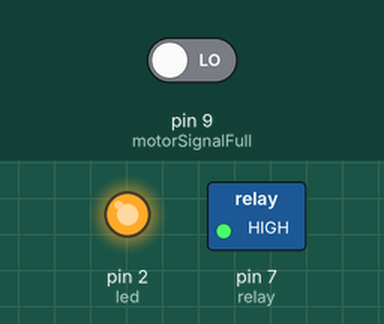
A sketch run on a simulated Arduino Uno, built with avr-gcc and run on an emulated ATmega328P. Parts: switched loads named in the sketch (green lamp = pin HIGH), output pins drawn as LEDs (lit = HIGH). Dashed ring = blinking. Inputs (shaded band) come from the test bench; at power-on: pin 9 (motorSignalFull) LOW.

Above: at 1.4 s.
1.5 s: pin 9 (motorSignalFull) driven HIGH
At 4.4 s:
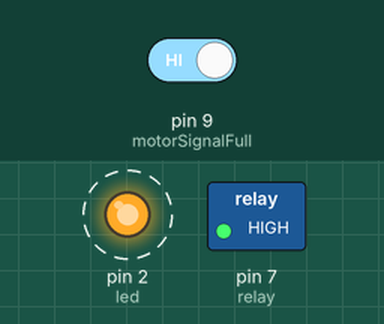
4.5 s: pin 9 (motorSignalFull) driven LOW
At 5.3 s:
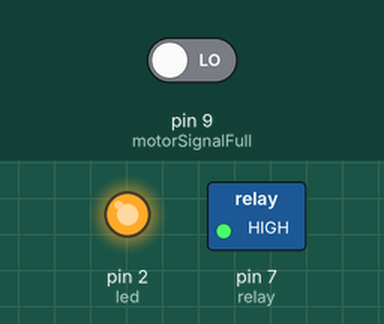
Timing chart, 0 to 7.5 s (numbered marks = the images above; inputs shaded):
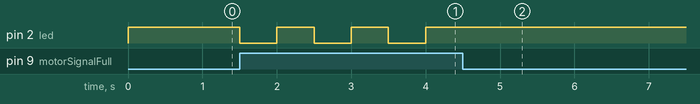

The sketch:

WaterMotorOff.ino
```cpp
#define led 2
#define motorSignalFull 9

#define relay 7

boolean tankFull = false;


void setup() {
  Serial.begin(9600);

  pinMode(motorSignalFull, INPUT);

  pinMode(relay, OUTPUT);
  pinMode(led, OUTPUT);


  turnOnMotor();
  delay(200);

}

void turnOnMotor(){
   digitalWrite(led, HIGH);
   digitalWrite(relay, HIGH);
   tankFull = false;
}
void blinkLED(){
    digitalWrite(led, LOW);
    delay(500);
    digitalWrite(led, HIGH);
    delay(500);

}

void loop() {

  if (tankFull){
     blinkLED();
     return;

  }
  if (digitalRead(motorSignalFull)){
    for (int i=0;i<10;i++){
      if (digitalRead(motorSignalFull)){
         blinkLED();// 1 sec delay
      }else {
        break;
      }

    }
    if (digitalRead(motorSignalFull)){
      tankFull = true;
     digitalWrite(relay, LOW);
    }

   }

}
```

Measured:
- after the input at 1.5 s, pin 2 (led): alternates HIGH for 0.50 s and LOW for 0.50 s, starting at once
- after the input at 4.5 s, pin 2 (led): stops changing and stays HIGH; pin 7 (relay): stays HIGH (without the input it goes to LOW after 7.0 s)
